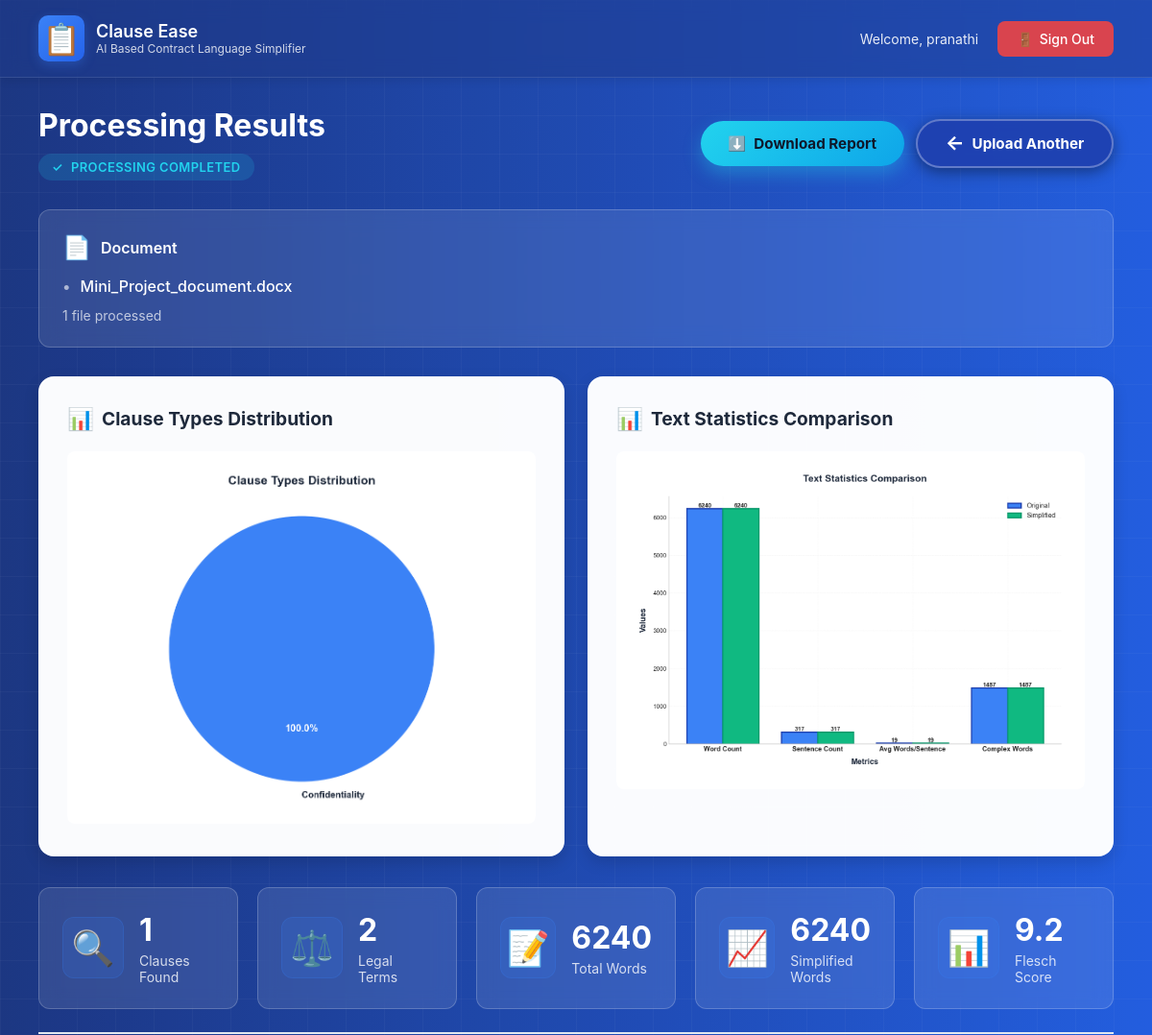
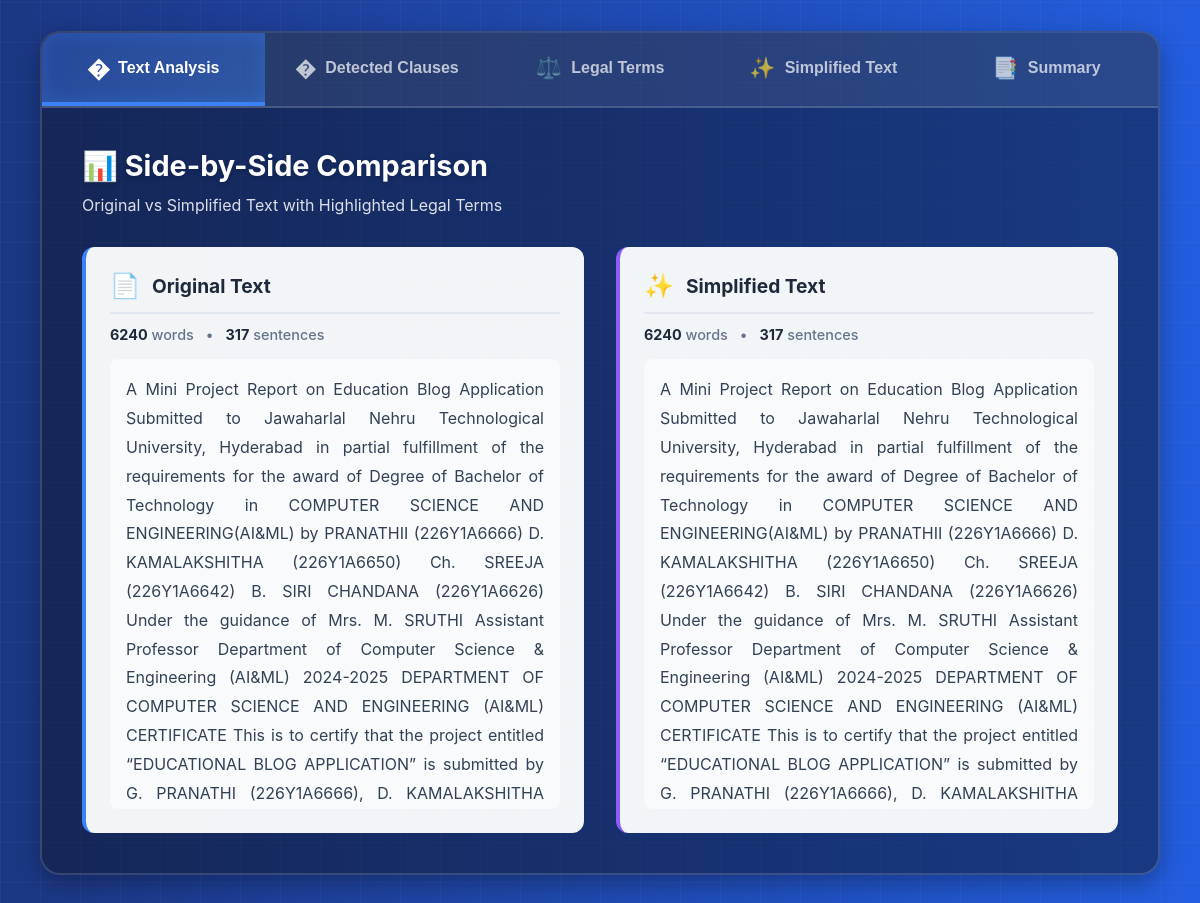
/document/1 (signed in), run on the app's committed database (2 pictures, top to bottom).
### src/app.py (models this page shows)
class User(Base, UserMixin):
    __tablename__ = 'users'
    id = Column(Integer, primary_key=True)
    username = Column(String(150), nullable=False, unique=True)
    email = Column(String(255), nullable=False, unique=True)
    password_hash = Column(String(128), nullable=False)
    created_at = Column(DateTime, default=lambda: datetime.now(pytz.timezone('Asia/Kolkata')))
    documents = relationship('Document', back_populates='user', cascade='all, delete-orphan')
    glossary_entries = relationship('Glossary', back_populates='creator', cascade='all, delete-orphan')

class Document(Base):
    __tablename__ = 'documents'
    id = Column(Integer, primary_key=True)
    user_id = Column(Integer, ForeignKey('users.id'), nullable=False, index=True)
    document_title = Column(String(255), nullable=False)
    original_text = Column(Text, nullable=False)
    simplified_text_basic = Column(Text)
    simplified_text_intermediate = Column(Text)
    simplified_text_advanced = Column(Text)
    original_readability_score = Column(Float)
    uploaded_at = Column(DateTime, default=lambda: datetime.now(pytz.timezone('Asia/Kolkata')))
    report_json = Column(Text)
    stats_json = Column(Text)
    clause_count = Column(Integer, default=0)
    word_count = Column(Integer, default=0)
    user = relationship('User', back_populates='documents')

### src/app.py (the view, shortened to what this page needs)
@app.route('/document/<int:document_id>')
@login_required
def view_document(document_id):
    with get_db() as db:
        document = db.query(Document).filter(
            Document.id == document_id,
            Document.user_id == current_user.id
        ).first()
        if not document:
            flash('Document not found')
            return redirect(url_for('history'))
        results = json.loads(document.report_json) if document.report_json else {}
        if 'original_sentences' not in results and document.original_text:
            from nltk.tokenize import sent_tokenize
            results['original_sentences'] = len(sent_tokenize(document.original_text))
        doc_data = {
            'id': document.id,
            'document_title': document.document_title,
            'original_text': document.original_text,
            'simplified_text_basic': document.simplified_text_basic,
            'original_readability_score': document.original_readability_score,
            'uploaded_at': document.uploaded_at,
            'clause_count': document.clause_count,
            'word_count': document.word_count
        }
    return render_template('results.html', document=doc_data, results=results)

### src/app.py (called while the page is built)
@contextmanager
def get_db():
    db = SessionLocal()
    try:
        yield db
    finally:
        db.close()

@login_manager.user_loader
def load_user(user_id):
    db = SessionLocal()
    try:
        user = db.query(User).filter(User.id == int(user_id)).first()
        if user:
            db.expunge(user)  # Detach from session
        return user
    finally:
        db.close()

### templates/results.html (shortened to what this page needs)
{% extends "base.html" %}
{% block styles %}
<link rel="stylesheet" href="{{ url_for('static', filename='css/results.css') }}">
{% endblock %}
{% block content %}
<nav class="navbar">
    <div class="nav-brand">
        <div class="brand-icon">📋</div>
        <div class="brand-info">
            <h2>Clause Ease</h2>
            <p>AI Based Contract Language Simplifier</p>
        </div>
    </div>
    <div class="nav-actions">
        <span class="welcome-text">Welcome, {{ current_user.username }}</span>
        <a href="{{ url_for('auth.logout') }}" class="btn-signout">
            <span>🚪</span> Sign Out
        </a>
    </div>
</nav>
<div class="results-container">
    <div class="results-header">
        <div class="header-left">
            <h1>Processing Results</h1>
            <div class="status-badge">
                <span class="status-icon">✓</span>
                <span>Processing completed</span>
            </div>
        </div>
        <div class="header-actions">
            <a href="{{ url_for('download_report', document_id=document.id) }}" class="btn-download">
                <span>⬇️</span> Download Report
            </a>
            <a href="{{ url_for('dashboard') }}" class="btn-upload-another">
                <span class="arrow-icon">←</span> Upload Another
            </a>
        </div>
    </div>
    <div class="info-section">
        <div class="info-card-full">
            <div class="info-header">
                <span class="info-icon">📄</span>
                <span>Document</span>
            </div>
            <div class="info-content">
                <div class="document-list">
                    <div class="document-item">
                        <span class="doc-bullet">•</span>
                        <span>{{ document.document_title }}</span>
                    </div>
                </div>
                <div class="info-meta">
                    <span>1 file processed</span>
                </div>
            </div>
        </div>
    </div>
    <div class="summary-section">
        <div class="charts-container">
            <div class="chart-card">
                <h3 class="chart-title">Clause Types Distribution</h3>
                {% if results.clause_type_chart %}
                <img src="{{ results.clause_type_chart }}" alt="Clause Types Chart" style="width: 100%; height: auto; border-radius: 8px; background: white; padding: 20px;">
                {% else %}
                <p style="text-align: center; color: rgba(255,255,255,0.6);">No chart data available</p>
                {% endif %}
            </div>
            <div class="chart-card">
                <h3 class="chart-title">Text Statistics Comparison</h3>
                {% if results.stats_chart %}
                <img src="{{ results.stats_chart }}" alt="Statistics Chart" style="width: 100%; height: auto; border-radius: 8px; background: white; padding: 20px;">
                {% else %}
                <p style="text-align: center; color: rgba(255,255,255,0.6);">No chart data available</p>
                {% endif %}
            </div>
        </div>
        <div class="summary-stats">
            <div class="stat-card">
                <div class="stat-icon">🔍</div>
                <div class="stat-info">
                    <div class="stat-value">{{ results.clauses|length if results.clauses else 0 }}</div>
                    <div class="stat-label">Clauses Found</div>
                </div>
            </div>
            <div class="stat-card">
                <div class="stat-icon">⚖️</div>
                <div class="stat-info">
                    <div class="stat-value">{{ results.legal_terms|length if results.legal_terms else 0 }}</div>
                    <div class="stat-label">Legal Terms</div>
                </div>
            </div>
            <div class="stat-card">
                <div class="stat-icon">📝</div>
                <div class="stat-info">
                    <div class="stat-value">{{ document.word_count }}</div>
                    <div class="stat-label">Total Words</div>
                </div>
            </div>
            <div class="stat-card">
                <div class="stat-icon">📈</div>
                <div class="stat-info">
                    <div class="stat-value">
                        {{ (results.simplified_text.split()|length) if results.simplified_text else 0 }}
                    </div>
                    <div class="stat-label">Simplified Words</div>
                </div>
            </div>
            <div class="stat-card">
                <div class="stat-icon">📊</div>
                <div class="stat-info">
                    <div class="stat-value">
                        {{ document.original_readability_score|round(1) if document.original_readability_score else 0 }}
                    </div>
                    <div class="stat-label">Flesch Score</div>
                </div>
            </div>
        </div>
    </div>
    <div class="tabs-container">
        <div class="tabs-header">
            <button class="tab-button active" data-tab="analysis">
                <span class="tab-icon">�</span> Text Analysis
            </button>
            <button class="tab-button" data-tab="clauses">
                <span class="tab-icon">�</span> Detected Clauses
            </button>
            <button class="tab-button" data-tab="terms">
                <span class="tab-icon">⚖️</span> Legal Terms
            </button>
            <button class="tab-button" data-tab="simplified">
                <span class="tab-icon">✨</span> Simplified Text
            </button>
            <button class="tab-button" data-tab="summary">
                <span class="tab-icon">📑</span> Summary
            </button>
        </div>
        <div class="tab-content active" id="analysis-tab">
            <div class="comparison-container">
                <h2 class="section-title">📊 Side-by-Side Comparison</h2>
                <p class="section-subtitle">Original vs Simplified Text with Highlighted Legal Terms</p>
                <div class="text-comparison">
                    <div class="text-box original-box">
                        <div class="text-box-header">
                            <span class="box-icon">📄</span>
                            <h3>Original Text</h3>
                        </div>
                        <div class="text-box-meta">
                            <span><strong>{{ document.word_count }}</strong> words</span>
                            <span>•</span>
                            <span><strong id="original-sentence-count">{{ results.original_sentences if results.original_sentences else 0 }}</strong> sentences</span>
                        </div>
                        <div class="text-box-content">
                            {% if results.highlighted_text %}
                                {{ results.highlighted_text|safe }}
                            {% else %}
                                {{ document.original_text }}
                            {% endif %}
                        </div>
                    </div>
                    <div class="text-box simplified-box">
                        <div class="text-box-header">
                            <span class="box-icon">✨</span>
                            <h3>Simplified Text</h3>
                        </div>
                        <div class="text-box-meta">
                            <span><strong>{{ (results.simplified_text.split()|length) if results.simplified_text else 0 }}</strong> words</span>
                            <span>•</span>
                            <span><strong id="simplified-sentence-count">{{ results.simplified_sentences if results.simplified_sentences else 0 }}</strong> sentences</span>
                        </div>
                        <div class="text-box-content">
                            {{ results.simplified_text if results.simplified_text else document.simplified_text_basic }}
                        </div>
                    </div>
                </div>
            </div>
        </div>
    </div>
</div>
{% endblock %}

### templates/base.html (shortened to what this page needs)
<!DOCTYPE html>
<html lang="en">
<head>
    {% block styles %}{% endblock %}
</head>
<body>
    {% block content %}{% endblock %}
</body>
</html>

### data on the page
User: username "pranathi"
Document: document_title "Mini_Project_document.docx", word_count "6240", original_readability_score "9.2"

### other printed values
{{ results.clauses|length if results.clauses else 0 }} "1"
{{ results.legal_terms|length if results.legal_terms else 0 }} "2"
{{ results.original_sentences if results.original_sentences else 0 }} "317"
{{ results.simplified_sentences if results.simplified_sentences else 0 }} "317"
